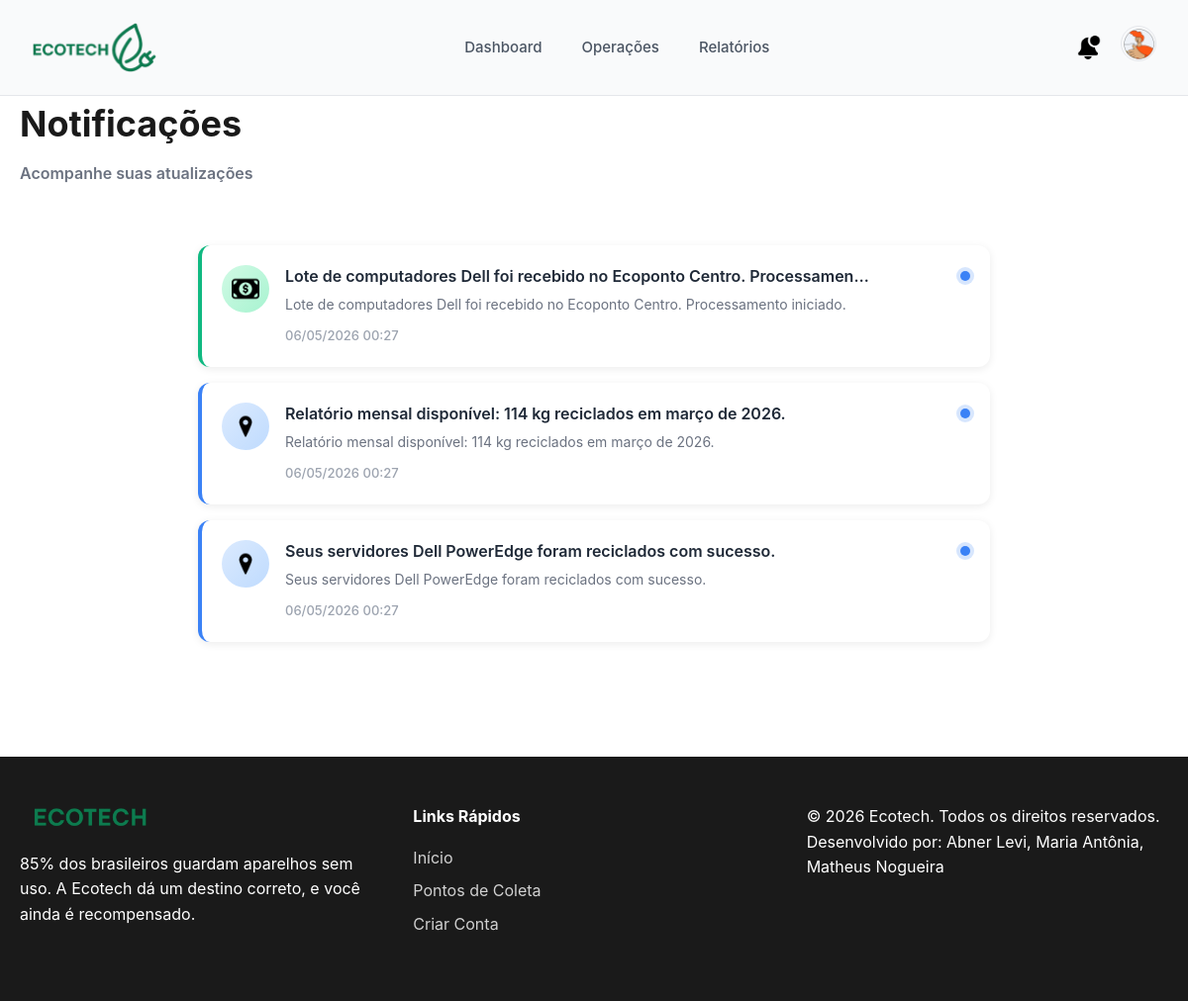
The app's page /notificacoes (signed in) with its own data.
### tables this page shows
CREATE TABLE notificacao (
            id INTEGER PRIMARY KEY AUTOINCREMENT,
            id_usuario TEXT,
            timestamp TEXT,
            mensagem TEXT,
            FOREIGN KEY(id_usuario) REFERENCES usuario(id)   
        );

### ecotech/infrastructure/web.py (the view)
    @app.route('/notificacoes')
    def notificacoes():
        if not usuario_logado():
            return redirect(url_for('login'))
        usuario = dados_usuario()
        notificacoes_db = dados.buscar_notificacoes_usuario(usuario['id'])
        def _tipo_notificacao(msg: str):
            m = msg.lower()
            if any(p in m for p in ['r$', 'receb', 'saque', 'crédito', 'incentivo']):
                return 'success', 'dinheiro'
            if any(p in m for p in ['coleta', 'ponto', 'solicitac']):
                return 'primary', 'coleta'
            if any(p in m for p in ['promo', 'bônus', 'bonus']):
                return 'warning', 'oferta'
            return 'info', 'mapa'
        notificacoes = []
        for n in notificacoes_db:
            tipo, icone = _tipo_notificacao(n['mensagem'])
            notificacoes.append({
                'titulo': n['mensagem'][:70] + ('…' if len(n['mensagem']) > 70 else ''),
                'mensagem': n['mensagem'],
                'data': datetime.strptime(n['timestamp'], '%d/%m/%Y %H:%M:%S'),
                'lida': False,
                'tipo': tipo,
                'icone': icone,
            })
        return render_template(
            'notificacoes.html',
            usuario=usuario,
            notificacoes=notificacoes
        )

### ecotech/infrastructure/persistence/dados.py (called while the page is built)
    def buscar_notificacoes_usuario(self, id_usuario):
        c = self.conn.cursor()
        c.execute("""
            SELECT * FROM notificacao
            WHERE id_usuario = ?
            ORDER BY timestamp DESC
        """, (id_usuario,))
        return c.fetchall()

### ecotech/infrastructure/templates/notificacoes.html (shortened to what this page needs)
{% extends "base.html" %}
{% block content %}
<div class="container">
    <div class="page-header">
        <h1>Notificações</h1>
        <p class="subtitle">Acompanhe suas atualizações</p>
    </div>
    <div class="notifications-container">
{% for n in notificacoes %}
<div class="notification-card notification-{{ n.tipo }}">
    <div class="notification-badge {{ n.tipo }}">
        <img src="{{ url_for('static', filename='images/notif-' + n.icone + '.png') }}" alt="">
    </div>
    <div class="notification-body">
        <div class="notification-header">
            <h3>{{ n.titulo }}</h3>
            <span class="notification-dot {{ 'unread' if not n.lida }}"></span>
        </div>
        <p class="notification-message">{{ n.mensagem }}</p>
        <span class="notification-timestamp">{{ n.data.strftime('%d/%m/%Y %H:%M') }}</span>
    </div>
</div>
{% else %}
<div class="empty-state">
    <p>Nenhuma notificação no momento.</p>
</div>
{% endfor %}
    </div>
</div>
{% endblock %}

### ecotech/infrastructure/static/css/style.css (style rules this page uses)
* { margin: 0; padding: 0; box-sizing: border-box; }
:root { --primary-color: #2D7559; --primary-light: #52A382; --primary-dark: #1F5242; --secondary-color: #E8F5F0; --accent-color: #3B9D74; --text-dark: #1a1a1a; --text-light: #6B7280; --background: #FFFFFF; --background-alt: #F9FAFB; --border-color: #E5E7EB; --error-color: #EF4444; --success-color: #10B981; --warning-color: #F59E0B; --shadow-sm: 0 1px 2px 0 rgba(0, 0, 0, 0.05); --shadow-md: 0 4px 6px -1px rgba(0, 0, 0, 0.1); --shadow-lg: 0 10px 15px -3px rgba(0, 0, 0, 0.1); --radius-sm: 6px; --radius-md: 12px; --radius-lg: 20px; }
body { font-family: -apple-system, BlinkMacSystemFont, 'Segoe UI', Roboto, 'Helvetica Neue', Arial, sans-serif; color: var(--text-dark); background-color: var(--background); line-height: 1.6; }
.container { max-width: 1400px; margin: 0 auto; padding: 0 20px; }
.subtitle { font-size: 24px; color: var(--primary-color); font-weight: 600; margin-bottom: 16px; }
.page-header { margin-bottom: 32px; }
.page-header .subtitle { font-size: 16px; color: var(--text-light); }
.page-header { margin-bottom: 40px; }
.page-header h1 { font-size: 36px; color: var(--text-dark); margin-bottom: 8px; }
.page-header p { color: var(--text-light); font-size: 16px; }

### ecotech/infrastructure/templates/notificacoes.html (style rules this page uses)
.notifications-container { max-width: 800px; margin: 0 auto; padding: 20px 0; }
.notification-card { background: white; border-radius: 12px; padding: 20px; margin-bottom: 16px; display: flex; gap: 16px; box-shadow: 0 2px 8px rgba(0, 0, 0, 0.08); transition: all 0.2s ease; border-left: 4px solid transparent; }
.notification-success { border-left-color: #10b981; }
.notification-info { border-left-color: #3b82f6; }
.notification-badge { width: 48px; height: 48px; border-radius: 50%; display: flex; align-items: center; justify-content: center; flex-shrink: 0; }
.notification-badge.success { background: linear-gradient(135deg, #d1fae5 0%, #a7f3d0 100%); }
.notification-badge.info { background: linear-gradient(135deg, #dbeafe 0%, #bfdbfe 100%); }
.notification-badge img { width: 28px; height: 28px; object-fit: contain; }
.notification-body { flex: 1; min-width: 0; }
.notification-header { display: flex; align-items: flex-start; justify-content: space-between; gap: 12px; margin-bottom: 6px; }
.notification-header h3 { font-size: 16px; font-weight: 600; color: #1f2937; margin: 0; line-height: 1.4; }
.notification-dot { width: 10px; height: 10px; border-radius: 50%; flex-shrink: 0; margin-top: 6px; }
.notification-dot.unread { background: #3b82f6; box-shadow: 0 0 0 4px rgba(59, 130, 246, 0.2); }
.notification-message { font-size: 14px; color: #6b7280; margin: 0 0 8px 0; line-height: 1.5; }
.notification-timestamp { font-size: 13px; color: #9ca3af; font-weight: 500; }
.subtitle { color: #6b7280; font-size: 15px; margin-top: 8px; }

### records on screen
notificacao: shows a picture, titulo "Lote de computadores Dell foi recebido no Ecoponto Centro. Processamen…", mensagem "Lote de computadores Dell foi recebido no Ecoponto Centro. Processamento iniciado.", data "06/05/2026 00:27"
notificacao: titulo "Relatório mensal disponível: 114 kg reciclados em março de 2026.", mensagem "Relatório mensal disponível: 114 kg reciclados em março de 2026.", data "06/05/2026 00:27"
notificacao: titulo "Seus servidores Dell PowerEdge foram reciclados com sucesso.", mensagem "Seus servidores Dell PowerEdge foram reciclados com sucesso.", data "06/05/2026 00:27"
